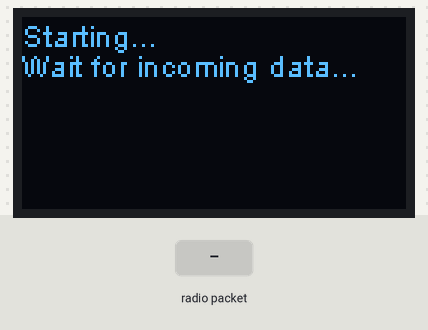
Bench run of a sketch on a simulated ESP32. Shown: 128×64 one-colour display. The inputs (shaded band) are chosen by the test bench.

Above: at 3.5 s.
3.6 s: radio packet "1" arrives
At 4.7 s:
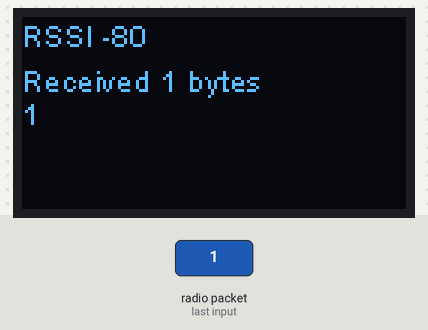
5.1 s: radio packet "0" arrives
At 5.9 s:
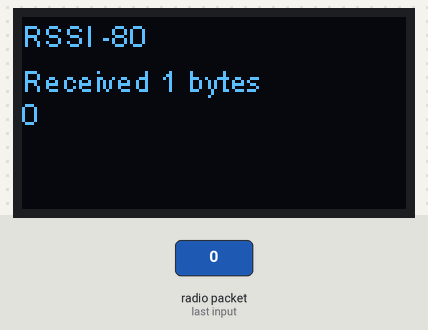
6.6 s: radio packet "2" arrives
Timing chart, 0 to 9.6 s (numbered marks = the images above; inputs shaded):
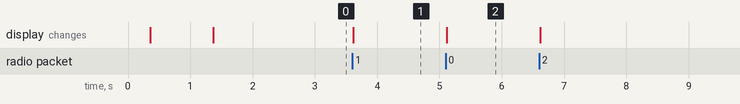

The sketch:

OLED_LoRa_Receiver.ino
```cpp
/*
  This is a simple example show the Heltec.LoRa recived data in OLED.

  The onboard OLED display is SSD1306 driver and I2C interface. In order to make the
  OLED correctly operation, you should output a high-low-high(1-0-1) signal by soft-
  ware to OLED's reset pin, the low-level signal at least 5ms.

  OLED pins to ESP32 GPIOs via this connecthin:
  OLED_SDA -- GPIO4
  OLED_SCL -- GPIO15
  OLED_RST -- GPIO16

  by Aaron.Lee from HelTec AutoMation, ChengDu, China
  成都惠利特自动化科技有限公司
  www.heltec.cn

  this project also realess in GitHub:
  https://github.com/Heltec-Aaron-Lee/WiFi_Kit_series
*/
#include "heltec.h"

#define BAND    915E6  //you can set band here directly,e.g. 868E6,915E6
String rssi = "RSSI --";
String packSize = "--";
String packet ;

void LoRaData(){
  Heltec.display->clear();
  Heltec.display->setTextAlignment(TEXT_ALIGN_LEFT);
  Heltec.display->setFont(ArialMT_Plain_10);
  Heltec.display->drawString(0 , 15 , "Received "+ packSize + " bytes");
  Heltec.display->drawStringMaxWidth(0 , 26 , 128, packet);
  Heltec.display->drawString(0, 0, rssi);
  Heltec.display->display();
}

void cbk(int packetSize) {
  packet ="";
  packSize = String(packetSize,DEC);
  for (int i = 0; i < packetSize; i++) { packet += (char) LoRa.read(); }
  rssi = "RSSI " + String(LoRa.packetRssi(), DEC) ;
  LoRaData();
}

void setup() {
   //WIFI Kit series V1 not support Vext control
  Heltec.begin(true /*DisplayEnable Enable*/, true /*Heltec.Heltec.Heltec.LoRa Disable*/, true /*Serial Enable*/, true /*PABOOST Enable*/, BAND /*long BAND*/);

  Heltec.display->init();
  Heltec.display->flipScreenVertically();
  Heltec.display->setFont(ArialMT_Plain_10);
  Heltec.display->drawString(0, 0, "Starting...");
  delay(1000);
  Heltec.display->drawString(0, 10, "Wait for incoming data...");
  Heltec.display->display();
  delay(1000);
  //LoRa.onReceive(cbk);
  LoRa.receive();
}

void loop() {
  int packetSize = LoRa.parsePacket();
  if (packetSize) { cbk(packetSize);  }
  delay(10);
}
```

Measured:
- after the input at 3.6 s, the display: changes at once (image 1)
- after the input at 5.1 s, the display: changes at once (image 2)
